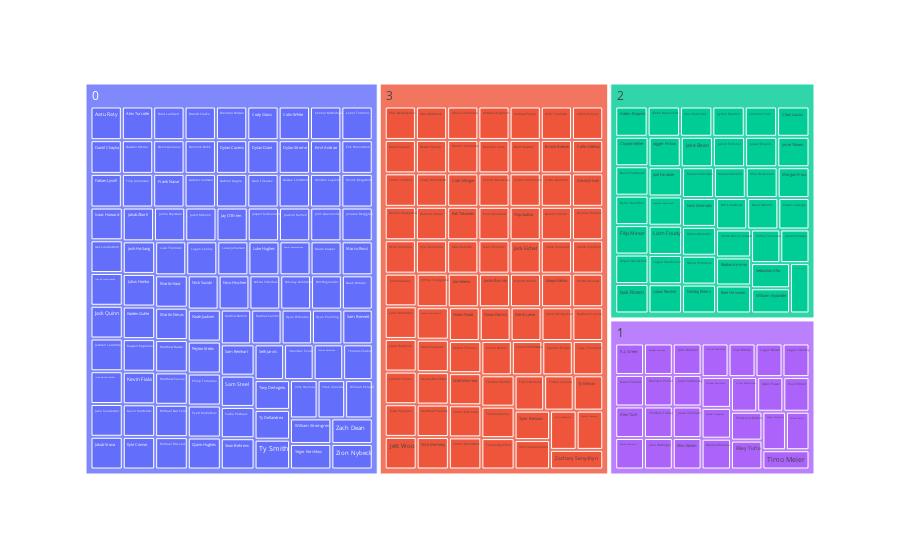

The notebook cell this image was saved under:
### Code cell
import plotly.express as px

print(X_train.columns)
print(X_train.head())

#visualize mappings via treemap
result_summary = pd.pivot_table(X_train, index=['label', 'player_name'],  aggfunc='count').reset_index().rename(columns={'draft_position':'count'})
result_treemap = result_summary
fig = px.treemap(result_treemap,path=['label', 'player_name'],values='count')
fig.show()

### Figure 1 — Plotly figure (JSON) as saved in the notebook; plotly's stock layout.template omitted (floating-point values rounded to 4 significant figures; data arrays with more than 128 entries replaced by an {"elided": "..."} marker saying what was removed)
{"data": [{"branchvalues": "total", "domain": {"x": [0, 1], "y": [0, 1]}, "hovertemplate": "labels=%{label}<br>count=%{value}<br>parent=%{parent}<br>id=%{id}<extra></extra>", "ids": {"elided": "245 str values"}, "labels": {"elided": "245 str values"}, "name": "", "parents": {"elided": "245 str values"}, "type": "treemap", "values": {"elided": "245 int values"}}], "layout": {"legend": {"tracegroupgap": 0}, "margin": {"t": 60}}}
